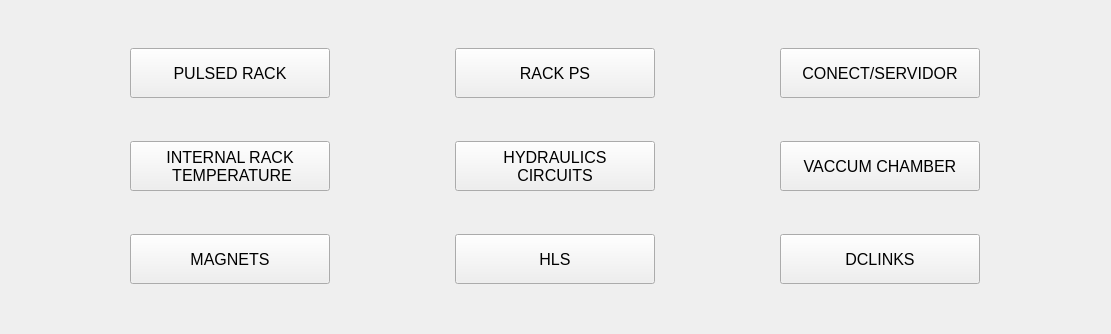
         <widget class="QWidget" name="scrollarealtb_3">
          <property name="geometry">
           <rect>
            <x>0</x>
            <y>0</y>
            <width>1111</width>
            <height>334</height>
           </rect>
          </property>
          <layout class="QGridLayout" name="gridLayout_6">
           <item row="0" column="0">
            <widget class="QPushButton" name="btnrackpu">
             <property name="enabled">
              <bool>true</bool>
             </property>
             <property name="sizePolicy">
              <sizepolicy hsizetype="Fixed" vsizetype="Fixed">
               <horstretch>0</horstretch>
               <verstretch>0</verstretch>
              </sizepolicy>
             </property>
             <property name="minimumSize">
              <size>
               <width>200</width>
               <height>50</height>
              </size>
             </property>
             <property name="maximumSize">
              <size>
               <width>200</width>
               <height>50</height>
              </size>
             </property>
             <property name="font">
              <font>
               <family>Cantarell</family>
               <pointsize>12</pointsize>
              </font>
             </property>
             <property name="text">
              <string>PULSED RACK</string>
             </property>
             <property name="iconSize">
              <size>
               <width>16</width>
               <height>16</height>
              </size>
             </property>
            </widget>
           </item>
           <item row="0" column="1">
            <widget class="QPushButton" name="btnrackps">
             <property name="enabled">
              <bool>true</bool>
             </property>
             <property name="sizePolicy">
              <sizepolicy hsizetype="Fixed" vsizetype="Fixed">
               <horstretch>0</horstretch>
               <verstretch>0</verstretch>
              </sizepolicy>
             </property>
             <property name="minimumSize">
              <size>
               <width>200</width>
               <height>50</height>
              </size>
             </property>
             <property name="maximumSize">
              <size>
               <width>200</width>
               <height>50</height>
              </size>
             </property>
             <property name="font">
              <font>
               <family>Cantarell</family>
               <pointsize>12</pointsize>
              </font>
             </property>
             <property name="text">
              <string>RACK PS</string>
             </property>
             <property name="iconSize">
              <size>
               <width>16</width>
               <height>16</height>
              </size>
             </property>
            </widget>
           </item>
           <item row="1" column="0">
            <widget class="QPushButton" name="btntemprackint">
             <property name="sizePolicy">
              <sizepolicy hsizetype="Fixed" vsizetype="Fixed">
               <horstretch>0</horstretch>
               <verstretch>0</verstretch>
              </sizepolicy>
             </property>
             <property name="minimumSize">
              <size>
               <width>200</width>
               <height>50</height>
              </size>
             </property>
             <property name="maximumSize">
              <size>
               <width>200</width>
               <height>50</height>
              </size>
             </property>
             <property name="font">
              <font>
               <family>Cantarell</family>
               <pointsize>12</pointsize>
              </font>
             </property>
             <property name="text">
              <string>INTERNAL RACK 
 TEMPERATURE</string>
             </property>
            </widget>
           </item>
           <item row="1" column="1">
            <widget class="QPushButton" name="btntempcirchid">
             <property name="enabled">
              <bool>true</bool>
             </property>
             <property name="sizePolicy">
              <sizepolicy hsizetype="Fixed" vsizetype="Fixed">
               <horstretch>0</horstretch>
               <verstretch>0</verstretch>
              </sizepolicy>
             </property>
             <property name="minimumSize">
              <size>
               <width>200</width>
               <height>50</height>
              </size>
             </property>
             <property name="maximumSize">
              <size>
               <width>200</width>
               <height>50</height>
              </size>
             </property>
             <property name="font">
              <font>
               <family>Cantarell</family>
               <pointsize>12</pointsize>
              </font>
             </property>
             <property name="mouseTracking">
              <bool>false</bool>
             </property>
             <property name="tabletTracking">
              <bool>false</bool>
             </property>
             <property name="layoutDirection">
              <enum>Qt::LeftToRight</enum>
             </property>
             <property name="autoFillBackground">
              <bool>false</bool>
             </property>
             <property name="text">
              <string>HYDRAULICS
CIRCUITS</string>
             </property>
            </widget>
           </item>
           <item row="1" column="2">
            <widget class="QPushButton" name="btntempcamvac">
             <property name="sizePolicy">
              <sizepolicy hsizetype="Fixed" vsizetype="Fixed">
               <horstretch>0</horstretch>
               <verstretch>0</verstretch>
              </sizepolicy>
             </property>
             <property name="minimumSize">
              <size>
               <width>200</width>
               <height>50</height>
              </size>
             </property>
             <property name="maximumSize">
              <size>
               <width>200</width>
               <height>50</height>
              </size>
             </property>
             <property name="font">
              <font>
               <family>Cantarell</family>
               <pointsize>12</pointsize>
              </font>
             </property>
             <property name="text">
              <string>VACCUM CHAMBER</string>
             </property>
            </widget>
           </item>
           <item row="2" column="0">
            <widget class="QPushButton" name="btntempmagnets">
             <property name="sizePolicy">
              <sizepolicy hsizetype="Fixed" vsizetype="Fixed">
               <horstretch>0</horstretch>
               <verstretch>0</verstretch>
              </sizepolicy>
             </property>
             <property name="minimumSize">
              <size>
               <width>200</width>
               <height>50</height>
              </size>
             </property>
             <property name="maximumSize">
              <size>
               <width>200</width>
               <height>50</height>
              </size>
             </property>
             <property name="font">
              <font>
               <family>Cantarell</family>
               <pointsize>12</pointsize>
              </font>
             </property>
             <property name="text">
              <string>MAGNETS</string>
             </property>
            </widget>
           </item>
           <item row="2" column="1">
            <widget class="QPushButton" name="btntemphls">
             <property name="sizePolicy">
              <sizepolicy hsizetype="Fixed" vsizetype="Fixed">
               <horstretch>0</horstretch>
               <verstretch>0</verstretch>
              </sizepolicy>
             </property>
             <property name="minimumSize">
              <size>
               <width>200</width>
               <height>50</height>
              </size>
             </property>
             <property name="maximumSize">
              <size>
               <width>200</width>
               <height>50</height>
              </size>
             </property>
             <property name="font">
              <font>
               <family>Cantarell</family>
               <pointsize>12</pointsize>
              </font>
             </property>
             <property name="text">
              <string>HLS</string>
             </property>
            </widget>
           </item>
           <item row="2" column="2">
            <widget class="QPushButton" name="btntempdclinks">
             <property name="sizePolicy">
              <sizepolicy hsizetype="Fixed" vsizetype="Fixed">
               <horstretch>0</horstretch>
               <verstretch>0</verstretch>
              </sizepolicy>
             </property>
             <property name="minimumSize">
              <size>
               <width>200</width>
               <height>50</height>
              </size>
             </property>
             <property name="maximumSize">
              <size>
               <width>200</width>
               <height>50</height>
              </size>
             </property>
             <property name="font">
              <font>
               <family>Cantarell</family>
               <pointsize>12</pointsize>
              </font>
             </property>
             <property name="text">
              <string>DCLINKS</string>
             </property>
            </widget>
           </item>
           <item row="0" column="2">
            <widget class="QPushButton" name="btntempconecserv">
             <property name="enabled">
              <bool>true</bool>
             </property>
             <property name="sizePolicy">
              <sizepolicy hsizetype="Fixed" vsizetype="Fixed">
               <horstretch>0</horstretch>
               <verstretch>0</verstretch>
              </sizepolicy>
             </property>
             <property name="minimumSize">
              <size>
               <width>200</width>
               <height>50</height>
              </size>
             </property>
             <property name="maximumSize">
              <size>
               <width>200</width>
               <height>50</height>
              </size>
             </property>
             <property name="font">
              <font>
               <family>Cantarell</family>
               <pointsize>12</pointsize>
              </font>
             </property>
             <property name="text">
              <string notr="true">CONECT/SERVIDOR</string>
             </property>
             <property name="iconSize">
              <size>
               <width>16</width>
               <height>16</height>
              </size>
             </property>
            </widget>
           </item>
          </layout>
         </widget>
